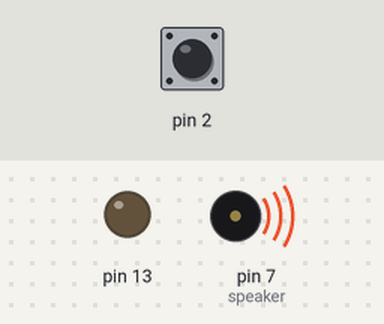
The sketch below on a simulated Arduino Uno, built with avr-gcc and run on an emulated ATmega328P. Parts: output pins drawn as LEDs (lit = HIGH), buzzer (waves = sounding). The inputs (shaded band) are chosen by the test bench; at power-on: pin 2 HIGH.

Above: at 1.8 s.
1.9 s: pin 2 pulled LOW for 3.2 s
At 6.2 s:
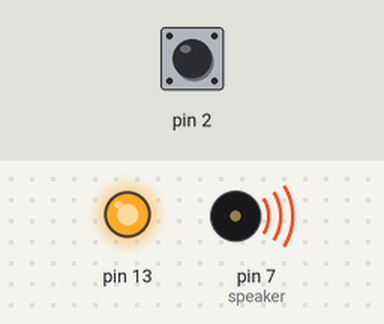
6.6 s: pin 2 pulled LOW for 0.6 s
At 8.5 s:
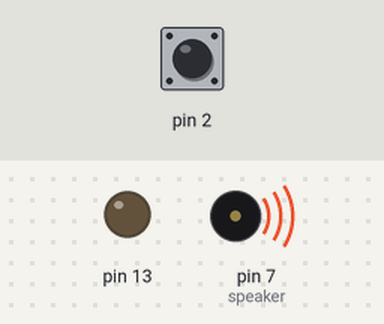
10.2 s: pin 2 pulled LOW for 0.6 s
At 11.6 s:
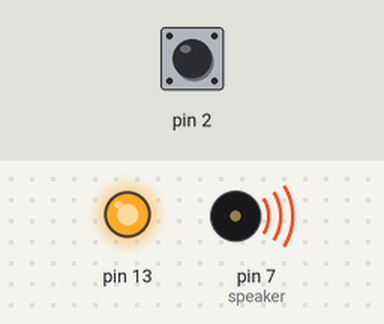
Timing chart, 0 to 19.8 s (numbered marks = the images above; inputs shaded):
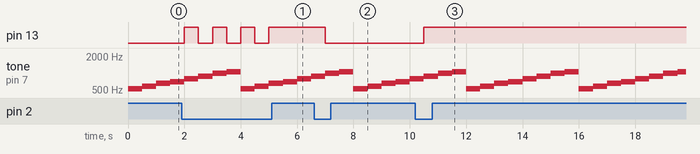

Measured:
- after the input at 1.9 s, pin 13: alternates HIGH for 0.50 s and LOW for 0.50 s, 7 changes in all, then stays HIGH, starting after 0.10 s
- after the input at 6.6 s, pin 13: HIGH → LOW after 0.40 s
- after the input at 10.2 s, pin 13: LOW → HIGH after 0.30 s
- by itself, tone on pin 7 (speaker): repeats every 4.0 s: 988 Hz 0.50 s, 1046 Hz 0.50 s, 523 Hz 0.50 s, 587 Hz 0.50 s, 659 Hz 0.50 s, 694 Hz 0.50 s, 784 Hz 0.50 s, 880 Hz 0.50 s

The sketch:

non_interrupt_music_a.ino
```cpp
const int speaker=7;
const int toneTable[8]={523,587,659,694,784,880,988,1046};
bool bLED=0;
int keyOn=0;

void setup()
{
  pinMode(2, INPUT_PULLUP);
  pinMode(13, OUTPUT);
}

void loop()
{
  for(int i=0;i<8;i++)
  {
    tone(speaker,toneTable[i]);

  keyOn = digitalRead(2);
  if (keyOn==LOW)
  {
    bLED = !bLED;
    digitalWrite(13, bLED);
  }

    delay(500);
  }
  noTone(speaker);
}
```
